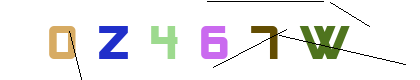
#> input picture images/train/0z467w-0.png, 420 x 80 px; its folder holds only this picture in this run
$ python yolo_data.py
#> lines starting #> are read from the running program, lines starting #| are printed output that depends on the picture; after the words box and inside, x2 and y2 are one past the last pixel; in counts of white or black regions, pixels touching at a corner belong together
import cv2
import numpy as np
import os
from pathlib import Path
import shutil

# --- 1. Setup Directories ---
BASE_DIR = Path("yolo_dataset3_mask") # Centralize output
IMG_OUTPUT_DIR = BASE_DIR / "images/train"
LABEL_OUTPUT_DIR = BASE_DIR / "labels/train"
DEBUG_DIR = BASE_DIR / "debug_visuals"
PROCESSED_DIR = BASE_DIR / "processed_images"

# Clean start for output directories
for d in [IMG_OUTPUT_DIR, LABEL_OUTPUT_DIR, DEBUG_DIR, PROCESSED_DIR]:
    if d.exists():
        shutil.rmtree(d)
    d.mkdir(parents=True, exist_ok=True)

# Source directory for your raw captcha images
RAW_IMG_DIR = Path("images/train")

# --- 2. Define Class List ---
CLASSES = ['0', '1', '2', '3', '4', '5', '6', '7', '8', '9',
           'a', 'b', 'c', 'd', 'e', 'f', 'g', 'h', 'i', 'j',
           'k', 'l', 'm', 'n', 'o', 'p', 'q', 'r', 's', 't',
           'u', 'v', 'w', 'x', 'y', 'z']
char_to_id = {char: idx for idx, char in enumerate(CLASSES)}

# --- Helper Functions ---
def to_yolo_format(img_w, img_h, x, y, w, h):
    # Clamp values to ensure they don't slightly exceed 1.0 due to rounding
    xc = max(0.0, min(1.0, (x + w / 2) / img_w))
    yc = max(0.0, min(1.0, (y + h / 2) / img_h))
    nw = max(0.0, min(1.0, w / img_w))
    nh = max(0.0, min(1.0, h / img_h))
    return xc, yc, nw, nh

def merge_vertical_contours(rects, threshold_x=5):
    """
    Merges contours that are vertically aligned and close to each other.
    Essential for 'i', 'j', ':', etc.
    """
    if not rects:
        return []

    rects.sort(key=lambda r: (r[0], r[1]))

    merged = []
    used = [False] * len(rects)

    for i in range(len(rects)):
        if used[i]:
            continue

        x1, y1, w1, h1 = rects[i]
        cx1 = x1 + w1 // 2

        merged_rect = (x1, y1, w1, h1)
        used[i] = True

        for j in range(i + 1, len(rects)):
            if used[j]:
                continue

            x2, y2, w2, h2 = rects[j]
            cx2 = x2 + w2 // 2

            if abs(cx1 - cx2) < threshold_x:
                nx = min(merged_rect[0], x2)
                ny = min(merged_rect[1], y2)
                nw = max(merged_rect[0] + merged_rect[2], x2 + w2) - nx
                nh = max(merged_rect[1] + merged_rect[3], y2 + h2) - ny

                merged_rect = (nx, ny, nw, nh)
                used[j] = True

        merged.append(merged_rect)

    return merged

def create_color_mask(image, lower_bgr, upper_bgr):
    # Define the lower and upper bounds
    lower_bound = np.array(lower_bgr, dtype=np.uint8)
    upper_bound = np.array(upper_bgr, dtype=np.uint8)

    mask = cv2.inRange(image, lower_bound, upper_bound)

    return mask

lower_black = (0, 0, 0)   # BGR for "000000"
upper_black = (0, 0, 0)   # BGR for "000000"

# --- 3. Main Processing Loop ---
image_files = sorted(list(RAW_IMG_DIR.glob("*.png")))
print(f"Starting strict processing of {len(image_files)} images...")

processed_count = 0
skipped_count = 0

kernel = cv2.getStructuringElement(cv2.MORPH_RECT, (3, 3))

for img_path in image_files:
    filename = img_path.name
    label_text = img_path.stem.split("-")[0].lower()
    target_len = len(label_text)

    img = cv2.imread(str(img_path))
#> img is the input picture: shape (80, 420, 3); mean B, G, R 237.3, 237.4, 238.2
    if img is None:
        continue

    line_mask = create_color_mask(img, lower_black, upper_black)
#> in create_color_mask, `mask = cv2.inRange(image, lower_bound, upper_bound)`:
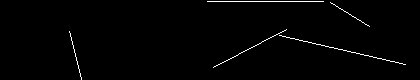
#> mask: shape (80, 420); 1.2% white in thin lines or dots, all inside (x1, y1, x2, y2) = (69, 1, 406, 80)

    dilated_mask = cv2.dilate(line_mask, kernel, iterations=1)
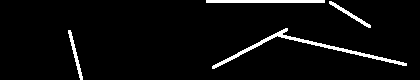
#> dilated_mask: shape (80, 420); 4.3% white; 4 white regions, box (x1, y1, x2, y2) and area: (212, 28, 407, 69) 745, (206, 0, 325, 3) 357, (329, 1, 371, 28) 174, (68, 30, 83, 80) 174

    inpainted_image = cv2.inpaint(img, dilated_mask, 3, cv2.INPAINT_TELEA)

    h_img, w_img, _ = img.shape
#> h_img = 80; w_img = 420

    # --- Preprocessing ---
    gray = cv2.cvtColor(inpainted_image, cv2.COLOR_BGR2GRAY)
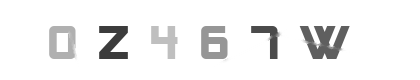
#> gray: shape (80, 420); min 60, max 255, mean 240.5
    # blur = cv2.medianBlur(gray, 3)

    # Adaptive threshold to get a binary image
    thresh = cv2.adaptiveThreshold(gray, 255, cv2.ADAPTIVE_THRESH_GAUSSIAN_C,
                                   cv2.THRESH_BINARY_INV, 11, 2)
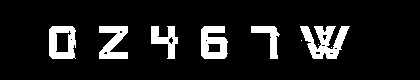
#> thresh: shape (80, 420); 10.7% white; 9 white regions (3 under 20 px), largest, box (x1, y1, x2, y2) and area: (300, 26, 350, 59) 901, (201, 26, 228, 59) 662, (49, 26, 76, 59) 625, (99, 26, 128, 59) 597, (151, 26, 178, 59) 442, (251, 26, 280, 59) 372

    # Continue with previous morphological operations on the cleaned threshold
    # kernel = cv2.getStructuringElement(cv2.MORPH_RECT, (2, 2))
    # cleaned_thresh = cv2.morphologyEx(thresh, cv2.MORPH_OPEN, kernel, iterations=1)
    cleaned_thresh = cv2.dilate(thresh, kernel, iterations=1)
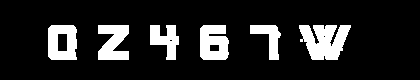
#> cleaned_thresh: shape (80, 420); 14.5% white; 6 white regions


    # --- Contour Detection on cleaned_thresh ---
    contours, _ = cv2.findContours(cleaned_thresh, cv2.RETR_EXTERNAL, cv2.CHAIN_APPROX_SIMPLE)
#> contours = 6 contours; box (x1, y1, x2, y2) and area: (299, 25, 351, 60) 1150, (48, 25, 77, 60) 920, (200, 25, 229, 60) 840, (98, 25, 129, 60) 724, (150, 25, 179, 60) 538, (250, 25, 281, 60) 444

    rects = []
    for c in contours:
        x, y, w, h = cv2.boundingRect(c)
        # Filter: Must be tall enough (e.g., > 15% of image height) AND have reasonable area
        if h > (h_img * 0.15) and (w * h) > 30:
             rects.append((x, y, w, h))
#> this loop made 6 passes
#> (x, w) on passes 1 to 6: (299, 52), (250, 31), (200, 29), (150, 29), (98, 31), (48, 29)
#> after the loop, rects = [(299, 25, 52, 35), (250, 25, 31, 35), (200, 25, 29, 35), (150, 25, 29, 35), (98, 25, 31, 35), (48, 25, 29, 35)]

    # --- Smart Merging ---
    rects = merge_vertical_contours(rects, threshold_x=5)
#> in merge_vertical_contours, `used = [False] * len(rects)`: used = [False, False, False, False, False, False]
#> the loop in merge_vertical_contours, `for i in range(len(rects)):` made 6 passes
#> (x1, w1, cx1) on passes 1 to 6: (48, 29, 62), (98, 31, 113), (150, 29, 164), (200, 29, 214), (250, 31, 265), (299, 52, 325)
#> after the loop in merge_vertical_contours, `for i in range(len(rects)):`: merged = [(48, 25, 29, 35), (98, 25, 31, 35), (150, 25, 29, 35), (200, 25, 29, 35), (250, 25, 31, 35), (299, 25, 52, 35)]; used = [True, True, True, True, True, True]
#> rects has the same summary as merged in merge_vertical_contours

    # --- STRICT VALIDATION ---
    if len(rects) != target_len:
        print(f"[Skip] {filename}: Found {len(rects)} contours, expected {target_len}")
        skipped_count += 1
        continue

    rects.sort(key=lambda x: x[0])

    # --- Save Validated Data ---
    processed_count += 1

    shutil.copy(str(img_path), str(IMG_OUTPUT_DIR / filename))

    txt_path = LABEL_OUTPUT_DIR / (img_path.stem + ".txt")
    debug_img = img.copy()

    with open(txt_path, 'w') as f:
        for rect, char in zip(rects, label_text):
            if char in char_to_id:
                cls_id = char_to_id[char]
                x, y, w, h = rect
                xc, yc, nw, nh = to_yolo_format(w_img, h_img, x, y, w, h)
                f.write(f"{cls_id} {xc:.6f} {yc:.6f} {nw:.6f} {nh:.6f}\n")

                cv2.rectangle(debug_img, (x, y), (x+w, y+h), (0, 255, 0), 1)
                cv2.putText(debug_img, char, (x, y-5), cv2.FONT_HERSHEY_SIMPLEX,
                            0.5, (0, 0, 255), 2)
#> this loop made 6 passes
#> (rect, char, cls_id, x, w, xc, nw) on passes 1 to 6: ((48, 25, 29, 35), '0', 0, 48, 29, 0.149, 0.069), ((98, 25, 31, 35), 'z', 35, 98, 31, 0.27, 0.0738), ((150, 25, 29, 35), '4', 4, 150, 29, 0.392, 0.069), ((200, 25, 29, 35), '6', 6, 200, 29, 0.511, 0.069), ((250, 25, 31, 35), '7', 7, 250, 31, 0.632, 0.0738), ((299, 25, 52, 35), 'w', 32, 299, 52, 0.774, 0.124)
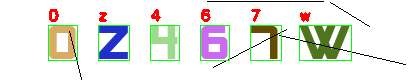
#> debug_img: shape (80, 420, 3); 3.74% of pixels changed, all inside (x1, y1, x2, y2) = (48, 9, 352, 61)

    cv2.imwrite(str(DEBUG_DIR / ("debug_" + filename)), debug_img)
    cv2.imwrite(str(PROCESSED_DIR / ("debug_" + filename)), cleaned_thresh)

print("-" * 30)
print(f"Completed.")
print(f"Successfully processed: {processed_count}")
print(f"Skipped (low confidence): {skipped_count}")
print(f"Yield rate: {(processed_count / len(image_files)) * 100:.1f}%")

$ run again, on images/train/eb4whqln-0.png
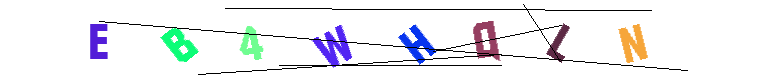
#> input picture images/train/eb4whqln-0.png, 780 x 80 px
#> img is the input picture: shape (80, 780, 3); mean B, G, R 241.1, 238.5, 237.5
#> in create_color_mask, `mask = cv2.inRange(image, lower_bound, upper_bound)`:
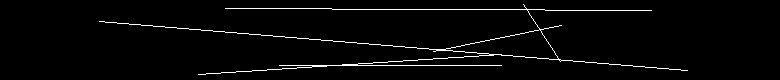
#> mask: shape (80, 780); 2.7% white in thin lines or dots, all inside (x1, y1, x2, y2) = (99, 4, 688, 75)
#> dilated_mask: shape (80, 780); 8.4% white; 1 white region, box (x1, y1, x2, y2) and area: (98, 3, 689, 76) 5225
#> thresh: shape (80, 780); 6.9% white; 11 white regions (3 under 20 px), largest, box (x1, y1, x2, y2) and area: (312, 25, 352, 68) 714, (473, 21, 501, 61) 629, (160, 28, 199, 62) 613
#> cleaned_thresh: shape (80, 780); 9.9% white; 9 white regions (1 under 20 px)
#> contours = 9 contours, 1 with area under 20; largest, box (x1, y1, x2, y2) and area: (311, 24, 353, 69) 968, (471, 20, 506, 62) 882, (159, 27, 200, 63) 808, (617, 23, 649, 64) 768, (397, 23, 435, 68) 736, (89, 21, 109, 60) 556, (238, 25, 264, 61) 550, (545, 22, 571, 62) 456
#> the loop `for c in contours:` made 9 passes
#> (x, y, w, h) on passes 1, 3, 4, 5, 6, 7, 8, 9: (159, 27, 41, 36), (238, 25, 26, 36), (311, 24, 42, 45), (617, 23, 32, 41), (397, 23, 38, 45), (545, 22, 26, 40), (89, 21, 20, 39), (471, 20, 35, 42)
#> after the loop `for c in contours:`: rects = [(159, 27, 41, 36), (238, 25, 26, 36), (311, 24, 42, 45), (617, 23, 32, 41), (397, 23, 38, 45), (545, 22, 26, 40), (89, 21, 20, 39), (471, 20, 35, 42)]
#> in merge_vertical_contours, `used = [False] * len(rects)`: used = [False, False, False, False, False, False, False, False]
#> the loop in merge_vertical_contours, `for i in range(len(rects)):` made 8 passes
#> (x1, y1, w1, h1, cx1) on passes 1 to 8: (89, 21, 20, 39, 99), (159, 27, 41, 36, 179), (238, 25, 26, 36, 251), (311, 24, 42, 45, 332), (397, 23, 38, 45, 416), (471, 20, 35, 42, 488), (545, 22, 26, 40, 558), (617, 23, 32, 41, 633)
#> after the loop in merge_vertical_contours, `for i in range(len(rects)):`: merged = [(89, 21, 20, 39), (159, 27, 41, 36), (238, 25, 26, 36), (311, 24, 42, 45), (397, 23, 38, 45), (471, 20, 35, 42), (545, 22, 26, 40), (617, 23, 32, 41)]; used = [True, True, True, True, True, True, True, True]
#> `rects = merge_vertical_contours(rects, threshold_x=5)`: rects has the same summary as merged in merge_vertical_contours
#> the loop `for rect, char in zip(rects, label_text):` made 8 passes
#> (char, cls_id, x, y, w, h, xc, yc) on passes 1 to 8: ('e', 14, 89, 21, 20, 39, 0.127, 0.506), ('b', 11, 159, 27, 41, 36, 0.23, 0.562), ('4', 4, 238, 25, 26, 36, 0.322, 0.537), ('w', 32, 311, 24, 42, 45, 0.426, 0.581), ('h', 17, 397, 23, 38, 45, 0.533, 0.569), ('q', 26, 471, 20, 35, 42, 0.626, 0.512), ('l', 21, 545, 22, 26, 40, 0.715, 0.525), ('n', 23, 617, 23, 32, 41, 0.812, 0.544)
#> after the loop `for rect, char in zip(rects, label_text):`:
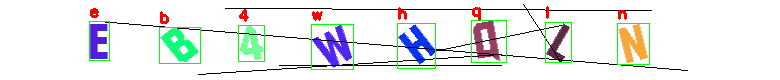
#> debug_img: shape (80, 780, 3); 2.72% of pixels changed, all inside (x1, y1, x2, y2) = (89, 6, 650, 70)

$ run again, on images/train/hon4ne63-0.png
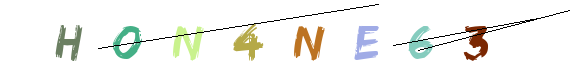
#> input picture images/train/hon4ne63-0.png, 570 x 80 px
#> img is the input picture: shape (80, 570, 3); mean B, G, R 240.3, 243.9, 243.2
#> in create_color_mask, `mask = cv2.inRange(image, lower_bound, upper_bound)`:
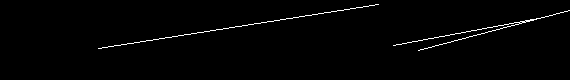
#> mask: shape (80, 570); 1.3% white in thin lines or dots, all inside (x1, y1, x2, y2) = (98, 4, 570, 51)
#> dilated_mask: shape (80, 570); 4.2% white; 2 white regions, box (x1, y1, x2, y2) and area: (392, 9, 570, 52) 966, (97, 3, 380, 50) 937
#> thresh: shape (80, 570); 7.9% white; 16 white regions (8 under 20 px), largest, box (x1, y1, x2, y2) and area: (294, 26, 325, 61) 518, (173, 26, 207, 61) 490, (354, 26, 379, 60) 451
#> cleaned_thresh: shape (80, 570); 12.2% white; 9 white regions (1 under 20 px)
#> contours = 9 contours, 1 with area under 20; largest, box (x1, y1, x2, y2) and area: (112, 25, 146, 60) 782, (172, 25, 208, 62) 675, (293, 25, 326, 62) 673, (232, 23, 264, 62) 615, (462, 25, 492, 62) 606, (353, 25, 380, 61) 590, (408, 25, 434, 60) 582, (55, 24, 83, 62) 574
#> the loop `for c in contours:` made 9 passes
#> (x, y, w, h) on passes 2 to 9: (462, 25, 30, 37), (408, 25, 26, 35), (353, 25, 27, 36), (293, 25, 33, 37), (172, 25, 36, 37), (112, 25, 34, 35), (55, 24, 28, 38), (232, 23, 32, 39)
#> after the loop `for c in contours:`: rects = [(462, 25, 30, 37), (408, 25, 26, 35), (353, 25, 27, 36), (293, 25, 33, 37), (172, 25, 36, 37), (112, 25, 34, 35), (55, 24, 28, 38), (232, 23, 32, 39)]
#> in merge_vertical_contours, `used = [False] * len(rects)`: used = [False, False, False, False, False, False, False, False]
#> the loop in merge_vertical_contours, `for i in range(len(rects)):` made 8 passes
#> (x1, y1, w1, h1, cx1) on passes 1 to 8: (55, 24, 28, 38, 69), (112, 25, 34, 35, 129), (172, 25, 36, 37, 190), (232, 23, 32, 39, 248), (293, 25, 33, 37, 309), (353, 25, 27, 36, 366), (408, 25, 26, 35, 421), (462, 25, 30, 37, 477)
#> after the loop in merge_vertical_contours, `for i in range(len(rects)):`: merged = [(55, 24, 28, 38), (112, 25, 34, 35), (172, 25, 36, 37), (232, 23, 32, 39), (293, 25, 33, 37), (353, 25, 27, 36), (408, 25, 26, 35), (462, 25, 30, 37)]; used = [True, True, True, True, True, True, True, True]
#> `rects = merge_vertical_contours(rects, threshold_x=5)`: rects has the same summary as merged in merge_vertical_contours
#> the loop `for rect, char in zip(rects, label_text):` made 8 passes
#> (char, cls_id, x, y, w, h, xc, yc) on passes 1 to 8: ('h', 17, 55, 24, 28, 38, 0.121, 0.537), ('o', 24, 112, 25, 34, 35, 0.226, 0.531), ('n', 23, 172, 25, 36, 37, 0.333, 0.544), ('4', 4, 232, 23, 32, 39, 0.435, 0.531), ('n', 23, 293, 25, 33, 37, 0.543, 0.544), ('e', 14, 353, 25, 27, 36, 0.643, 0.537), ('6', 6, 408, 25, 26, 35, 0.739, 0.531), ('3', 3, 462, 25, 30, 37, 0.837, 0.544)
#> after the loop `for rect, char in zip(rects, label_text):`:
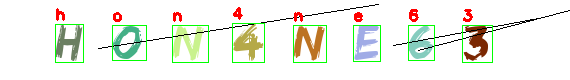
#> debug_img: shape (80, 570, 3); 3.58% of pixels changed, all inside (x1, y1, x2, y2) = (55, 7, 493, 63)
